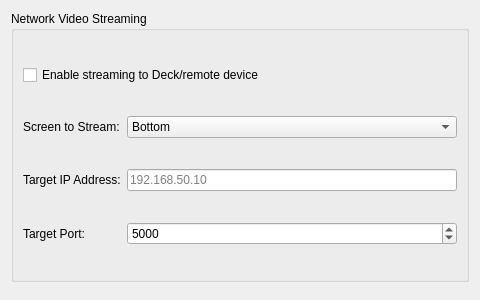
<?xml version="1.0" encoding="UTF-8"?>
<ui version="4.0">
 <class>ConfigureStreaming</class>
 <widget class="QWidget" name="ConfigureStreaming">
  <property name="geometry">
   <rect><x>0</x><y>0</y><width>480</width><height>300</height></rect>
  </property>
  <layout class="QVBoxLayout" name="verticalLayout">
   <item>
    <widget class="QGroupBox" name="streaming_group">
     <property name="title">
      <string>Network Video Streaming</string>
     </property>
      <layout class="QGridLayout" name="gridLayout">
       <item row="0" column="0" colspan="2">
        <widget class="QCheckBox" name="streaming_enabled_check">
         <property name="text">
          <string>Enable streaming to Deck/remote device</string>
         </property>
        </widget>
       </item>
       <item row="1" column="0">
        <widget class="QLabel" name="streaming_screen_label">
         <property name="text">
          <string>Screen to Stream:</string>
         </property>
        </widget>
       </item>
       <item row="1" column="1">
        <widget class="QComboBox" name="streaming_screen_combo">
         <item>
          <property name="text">
           <string>Bottom</string>
          </property>
         </item>
         <item>
          <property name="text">
           <string>Top</string>
          </property>
         </item>
        </widget>
       </item>
       <item row="2" column="0">
        <widget class="QLabel" name="target_ip_label">
         <property name="text">
          <string>Target IP Address:</string>
         </property>
        </widget>
       </item>
       <item row="2" column="1">
        <widget class="QLineEdit" name="target_ip_edit">
         <property name="placeholderText">
          <string>192.168.50.10</string>
         </property>
        </widget>
       </item>
       <item row="3" column="0">
        <widget class="QLabel" name="target_port_label">
         <property name="text">
          <string>Target Port:</string>
         </property>
        </widget>
       </item>
       <item row="3" column="1">
        <widget class="QSpinBox" name="target_port_spin">
         <property name="minimum"><number>1</number></property>
         <property name="maximum"><number>65535</number></property>
         <property name="value"><number>5000</number></property>
        </widget>
       </item>
      </layout>
    </widget>
   </item>
   <item>
    <spacer name="verticalSpacer">
     <property name="orientation">
      <enum>Qt::Vertical</enum>
     </property>
    </spacer>
   </item>
  </layout>
 </widget>
</ui>
